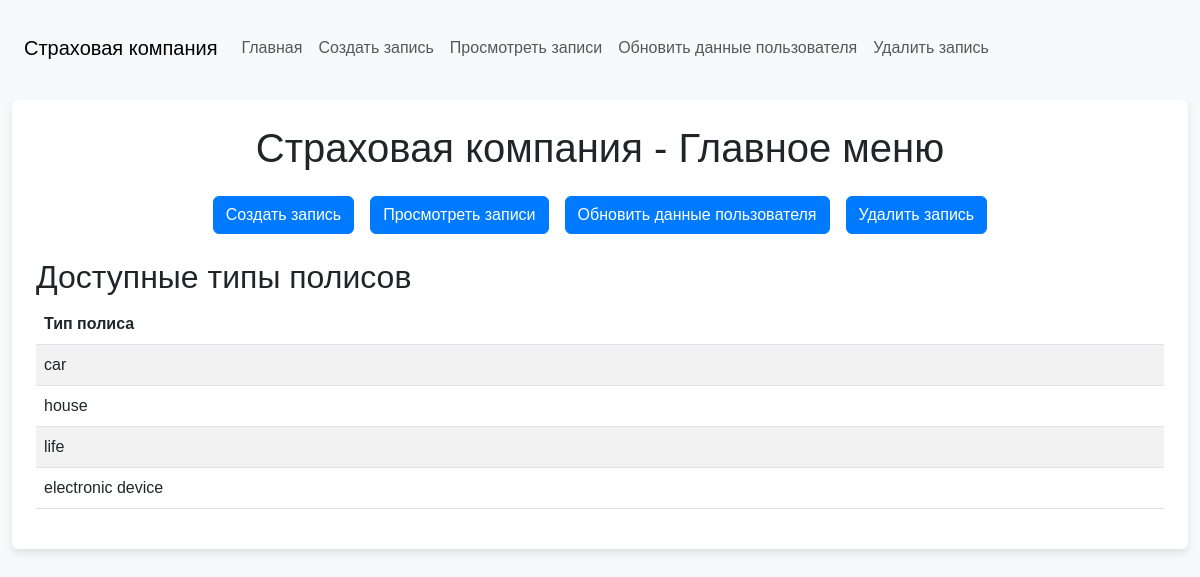
The page / on the database its author committed.
### InsuranceApp/models.py (models this page shows, shortened)
class Policy(models.Model):
    client = models.ForeignKey(Client, on_delete=models.CASCADE)
    policy_type = models.CharField(max_length=100)
    start_date = models.DateField()
    end_date = models.DateField()
    premium = models.FloatField()
    class Meta:
        db_table = 'Policies'

### InsuranceApp/views.py (the view)
# urls.py: path('', views.index, name='index'),
def index(request):
    try:
        policy_types = Policy.objects.values('policy_type').distinct()
    except Exception as e:
        print(f"Error fetching policy types: {str(e)}")
        policy_types = []
    return render(request, 'index.html', {'policy_types': policy_types})

### InsuranceApp/templates/index.html (shortened to what this page needs)
{% extends 'base.html' %}
{% block content %}
    <div class="card p-4">
        <h1 class="text-center mb-4">Страховая компания - Главное меню</h1>
        <div class="d-flex justify-content-center mb-4">
            <a href="{% url 'create' %}" class="btn btn-primary mx-2">Создать запись</a>
            <a href="{% url 'view' %}" class="btn btn-primary mx-2">Просмотреть записи</a>
			<a href="{% url 'update' %}" class="btn btn-primary mx-2">Обновить данные пользователя</a>
            <a href="{% url 'delete' %}" class="btn btn-primary mx-2">Удалить запись</a>
        </div>
        <h2>Доступные типы полисов</h2>
        <table class="table table-striped">
            <thead>
                <tr>
                    <th>Тип полиса</th>
                </tr>
            </thead>
            <tbody>
                {% for policy in policy_types %}
                <tr>
                    <td>{{ policy.policy_type }}</td>
                </tr>
                {% empty %}
                <tr>
                    <td>Типы полисов отсутствуют.</td>
                </tr>
                {% endfor %}
            </tbody>
        </table>
    </div>
{% endblock %}

### InsuranceApp/templates/base.html (style rules this page uses)
body { background-color: #f8f9fa; font-family: Arial, sans-serif; }
.card { box-shadow: 0 4px 8px rgba(0,0,0,0.1); border: none; }
.btn-primary { background-color: #007bff; border-color: #007bff; }
table { width: 100%; border-collapse: collapse; }
th, td { padding: 12px; text-align: left; border-bottom: 1px solid #dee2e6; }
th { background-color: #007bff; color: white; }

### rows shown on the page
Policy: policy_type "house"
Policy: policy_type "life"
Policy: policy_type "electronic device"

### other values the page prints
{{ policy.policy_type }} "car"
